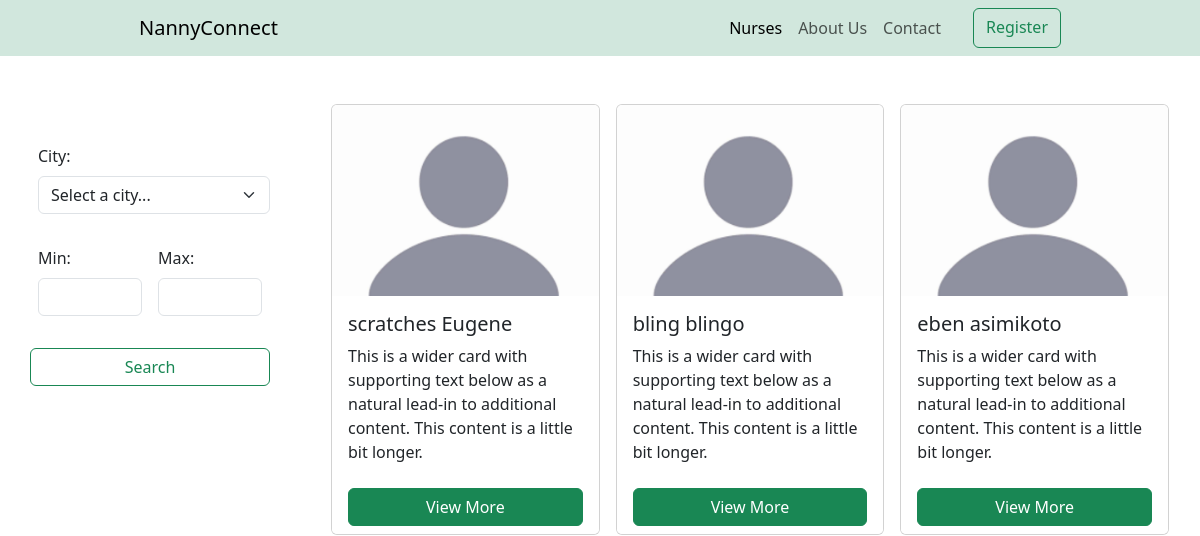
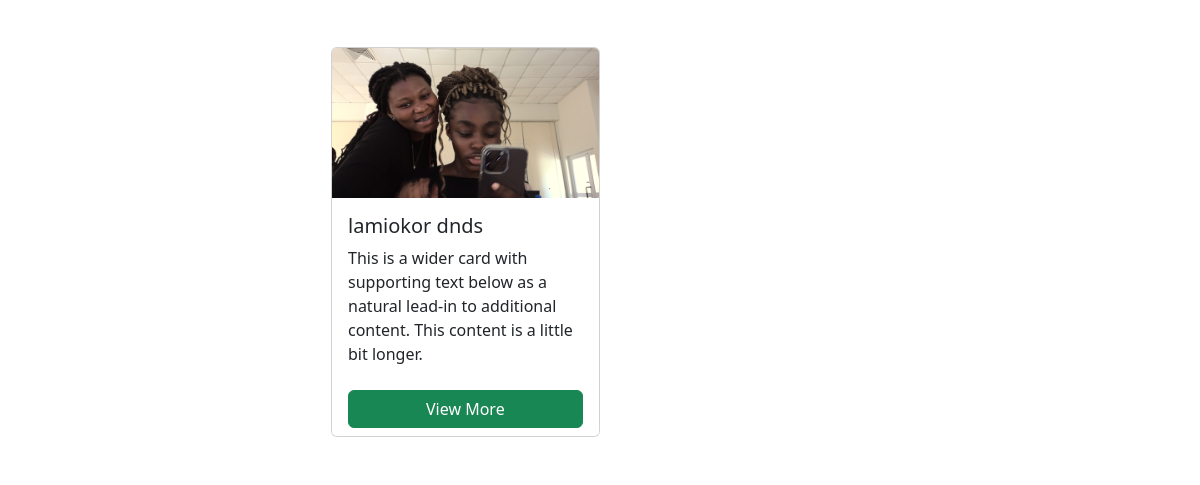
Page /nurses on the earlier database version (2 pictures, top to bottom).
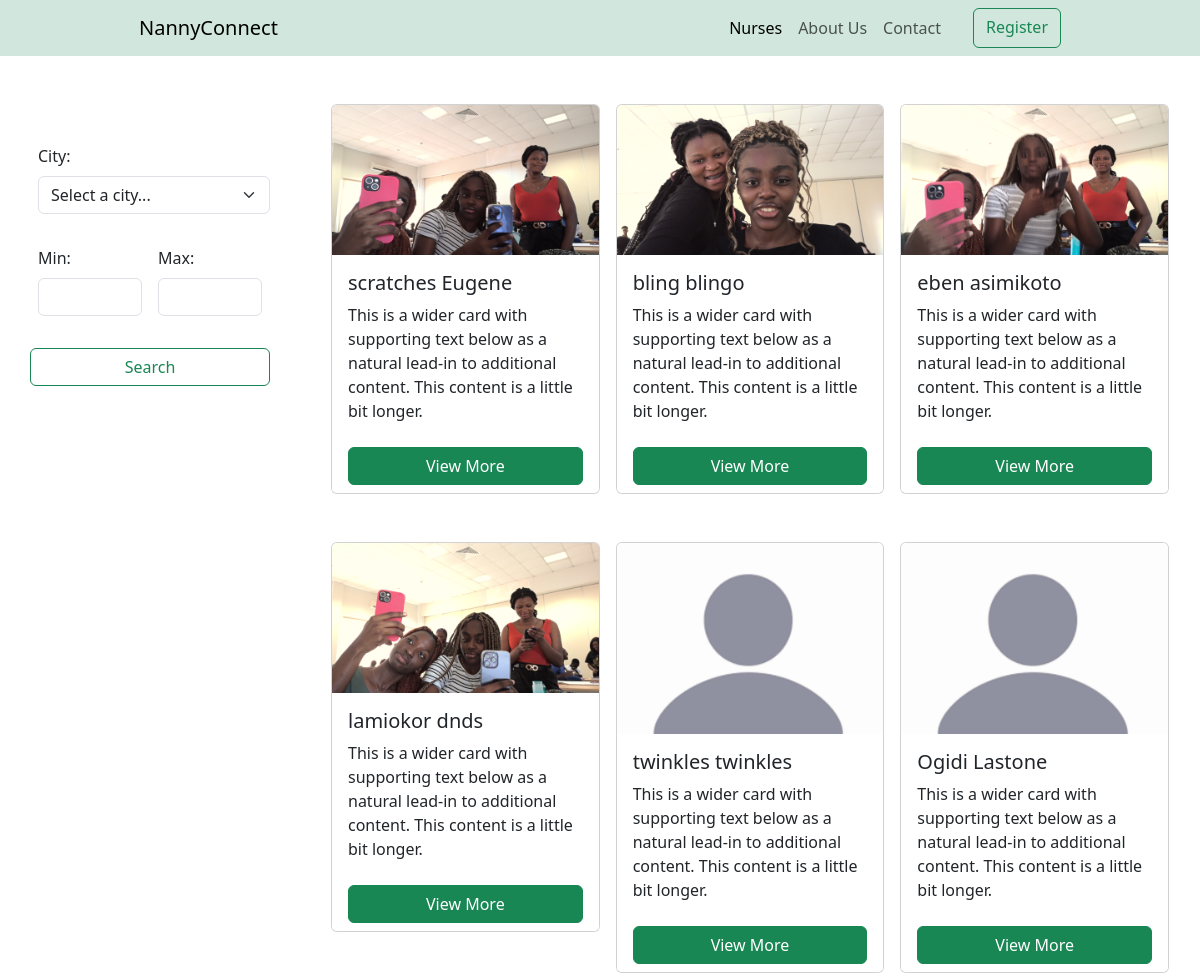
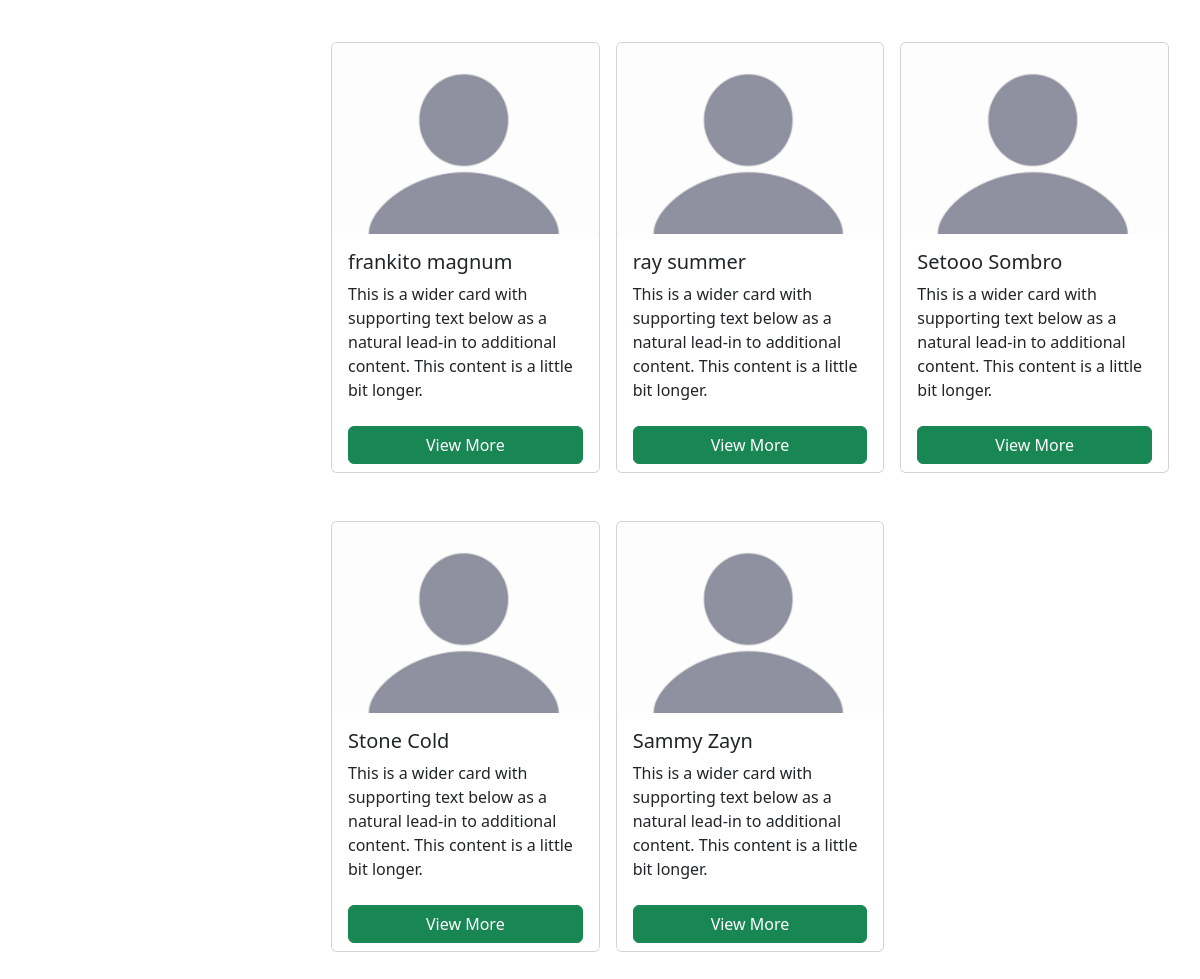
Same page on the later database version (2 pictures, top to bottom).
### nurseApp/models.py (models this page shows, shortened)
class nurse(models.Model):
    fname = models.CharField(max_length=60)
    lname = models.CharField(max_length=60)
    qualification = models.FileField(null=True, blank=True, upload_to="nurse_qualifications")
    DoB = models.DateField(blank=True, null=True)
    email = models.EmailField(unique=True)
    phone = models.CharField(max_length=20, blank=True, null=True)
    image = models.ImageField(blank = True, null = True,upload_to="nurse_images")
    day_shift = models.BooleanField(blank=True, null = True)
    night_shift = models.BooleanField(null=True, blank = True)
    bio = models.CharField(max_length = 300, blank=True, null = True)
    rate = models.IntegerField(blank=True, null=True)
    city = models.CharField(max_length=2,null=True, blank=True)

### clientApp/views.py (the view, shortened to what this page needs)
# urls.py: path("nurses",views.nurses, name="nurses"),
def nurses(request):
    all_nurses = nurse.objects.all()
    context = {
        "all_nurses":all_nurses,
    }
    return render(request,"client_dashboard.html", context)

### clientApp/templates/client_dashboard.html (shortened to what this page needs)
{% extends 'home.html' %}
{% block content %}
{% load static %}
<section class="pt-5">
<div class="row" style="margin-right: 0px !important; margin-left: 0px !important;">
        <div class="col-xl-3"><div class="container-fluid py-4">
            <form class="d-flex flex-column justify-content-around" method = 'POST' action = "" role="search">
              <div class="py-3 ms-2">
                <label for="select-state" class="form-label">City: </label>
                <select id="select-state" class="form-select" placeholder="Pick a state..." name="state">
                    <option value="">Select a city...</option>
                </select>
              </div>
              <div class="d-flex justify-content-evenly py-3">
                <div class="px-2">
                    <label for="min" class="form-label">Min: </label>
                    <input type="number" class="form-control" id="min" name = "min" min="0">
                </div>
                <div class="px-2">
                    <label for="max" class="form-label">Max: </label>
                    <input type="number" class="form-control" id="Max" name= "max">
                </div>
              </div>
              <div class="py-3">
                <button class="btn btn-outline-success w-100" type="submit" name = "filter">Search</button>
              </div>
            </form>
        </div></div>
        <div class="col-xl-9">
            <div class="container px-lg-2">
                <div class="card-group">
                  {% for nurse in all_nurses %}
                  <div class="col-lg-4 col-xl-4 col-xxl-4 mb-5 px-2">
                    <div class="card">
                    {% if nurse.image %}
                    <img src="/media/{{nurse.image}}" class="card-img-top" alt="..." />
                    {% else %}
                    <img src="/media/images.png" class="card-img-top" height = "191px" width = "339px"alt="..." />
                    {% endif %}
                      <div class="card-body">
                        <h5 class="card-title">{{nurse.fname}} {{nurse.lname}}</h5>
                        <p class="card-text">
                          This is a wider card with supporting text below as a natural
                          lead-in to additional content. This content is a little bit
                          longer.
                        </p>
                      </div>
                      <div class="card-footer">
                        <button class="btn btn-success w-100" type="button"
                        class="btn btn-success"
                        data-bs-toggle="modal"
                        data-bs-target="#Modal-{{nurse.id}}"> View More</button>
                      </div>
                    </div>
                  </div>
                  {% endfor %}
                </div>
              </div>
        </div>
    </div>
</section>
{% endblock %}

### clientApp/templates/home.html (shortened to what this page needs)
{% load static %}
<!doctype html>
<html lang="en">
  <head>
    <link rel="stylesheet" href="/static/css/bootstrap.css">
    <link rel="stylesheet" href="/static/style.css">
    <link rel="stylesheet" href="/static/dashboard/css/style.css">
    <link rel="stylesheet" href="/static/dashboard/css/bootstrap-grid.css">
    <link rel="stylesheet" href="/static/dashboard/css/icons.css">
    <link rel="stylesheet" href="https://cdnjs.cloudflare.com/ajax/libs/selectize.js/0.12.6/css/selectize.bootstrap3.min.css" />
  </head>
  <body>
   <div class="bg-success-subtle">
  <div class="container px-lg-1 bg-success-subtle">
    <nav class="navbar navbar-expand-lg bg-body-tertiary bg-success-subtle">
      <div class="container-fluid">
        <a class="navbar-brand" href="{% url 'home' %}">NannyConnect</a>
        <div class="collapse navbar-collapse" id="navbarNavDropdown">
          <ul class="navbar-nav ms-auto">
            <li class="nav-item">
              <a class="nav-link active" aria-current="page" href="{% url 'nurses' %}">Nurses</a>
            </li>
            <li class="nav-item">
              <a class="nav-link" href="#">About Us</a>
            </li>
            <li class="nav-item">
              <a class="nav-link" href="#">Contact</a>
            </li>
            {% if request.user.is_authenticated %}
            <li class="nav-item dropdown">
              <a class="nav-link dropdown-toggle" role="button" href="#" data-bs-toggle="dropdown" aria-expanded="false">
               {{request.user.first_name}}
              </a>
              <ul class="dropdown-menu">
                {% if request.user.is_nurse %}
                <li><a class="dropdown-item" href="{% url 'nurse_settings' %}">Dashboard</a></li>
                {% endif %}
                <li><a class="dropdown-item" href="{% url 'signout' %}">Logout</a></li>
              </ul>
            </li>
            {% else %}
            <a class="btn btn-outline-success ms-4" href="{% url 'register' %}"  >Register</a>
            {% endif %}
          </ul>
        </div>
      </div>
    </nav>
  </div>
  </div>
    {% block content %}{% endblock %}
  </body>
</html>

### static/style.css (style rules this page uses)
a { text-decoration: none; }
.card-footer { background-color: #fff; border-top: none; }

Differences in the rows shown:
changed nurse "scratches": image: picture added
changed nurse "bling": image: picture added
changed nurse "eben": image: picture added
changed nurse "lamiokor": image: a different picture
added nurse: fname "twinkles", lname "twinkles"
added nurse: fname "Ogidi", lname "Lastone"
added nurse: fname "frankito", lname "magnum"
added nurse: fname "ray", lname "summer"
added nurse: fname "Setooo", lname "Sombro"
added nurse: fname "Stone", lname "Cold"
added nurse: fname "Sammy", lname "Zayn"
